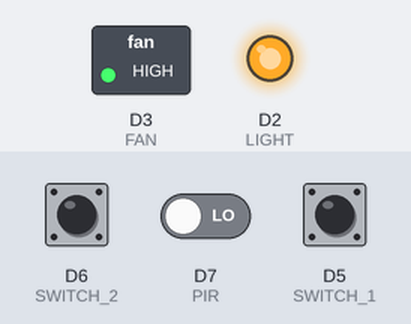
A sketch run on a simulated ESP8266 (NodeMCU). On the bench: switched loads named in the sketch (green lamp = pin HIGH), output pins drawn as LEDs (lit = HIGH). Inputs (shaded band) come from the test bench; at power-on: D6 (SWITCH_2) HIGH, D5 (SWITCH_1) HIGH, D7 (PIR) LOW. WiFi joins after 1.5 s; servers stay silent unless stated; uploads are accepted with an empty reply; what the sketch prints to the serial monitor is not drawn.

Above: at 8.4 s.
8.5 s: D6 (SWITCH_2) pulled LOW for 0.15 s
At 8.62 s:
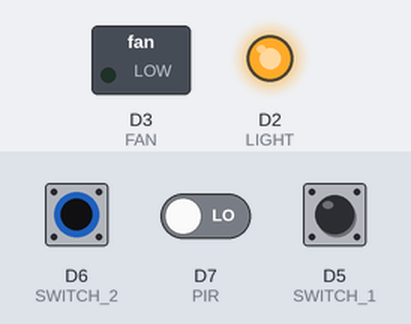
10.2 s: D5 (SWITCH_1) pulled LOW for 0.15 s
At 10.32 s:
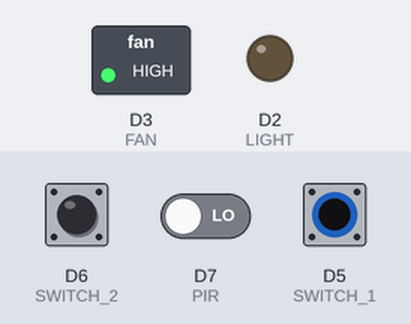
11.9 s: D5 (SWITCH_1) pulled LOW for 3.2 s
At 15.9 s:
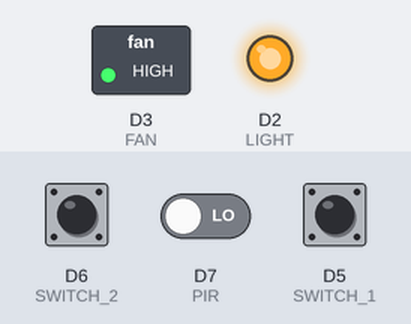
16.6 s: D6 (SWITCH_2) pulled LOW for 3.2 s
At 17.0 s:
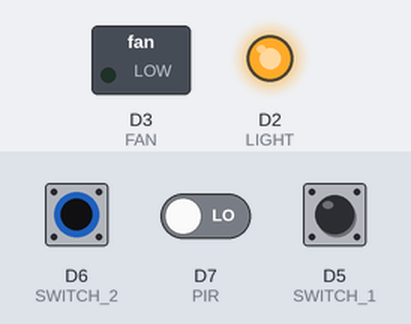
Timing chart, 0 to 21.3 s (numbered marks = the images above; inputs shaded):
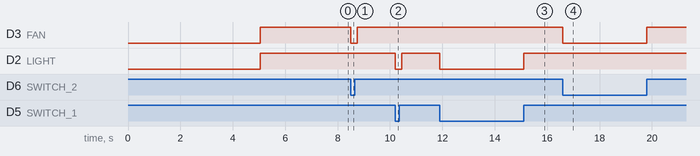

The sketch:

HomeAutomation-Blynk-SwitchControl-PIRMotionSensor.ino
```cpp
#include <ESP8266WiFi.h>
#include <ESP8266mDNS.h>
#define BLYNK_PRINT Serial
#include <ESP8266HTTPClient.h>
#include <BlynkSimpleEsp8266.h>

char auth[] = "XXXXXXXXXXXXXXXXXXXXXXXXXXXXXXX";

const char* ssid = "WIFI NAME";
const char* password = "WIFI PASSWORD";

#define SWITCH_1 D5
#define SWITCH_2 D6
#define LIGHT D2
#define FAN D3
#define PIR D7

int switch_ON_Flag1_previous_II = 1;
int switch_ON_Flag1_previous_I = 0;

int switch_ON_Flag2_previous_II = 1;
int switch_ON_Flag2_previous_I = 0;

int calibrationTime = 5;
long unsigned int lowIn;
long unsigned int pause = 5000;
boolean lockLow = true;
boolean takeLowTime;

HTTPClient http;

void turnoff(int deviceno)  {
    char offcommand[] = "[\"1\"]";
    if (deviceno==1)
      http.begin("http://188.166.206.43/XXXXXXXXXXXXXXXXXXXXXXXXXXXXXXX/update/D4");
    else
      http.begin("http://188.166.206.43/XXXXXXXXXXXXXXXXXXXXXXXXXXXXXXX/update/D0");
    http.addHeader("Content-Type", "application/json");
    int httpResponseCode = http.PUT(offcommand);
  }

void turnon(int deviceno)  {
  char offcommand[] = "[\"0\"]";
  if (deviceno==1)
    http.begin("http://188.166.206.43/XXXXXXXXXXXXXXXXXXXXXXXXXXXXXXX/update/D4");
  else
    http.begin("http://188.166.206.43/XXXXXXXXXXXXXXXXXXXXXXXXXXXXXXX/update/D0");
  http.addHeader("Content-Type", "application/json");
  int httpResponseCode = http.PUT(offcommand);
  http.end();
}

void Call_WiFiSetup() {
  int interval = 1000;
  int previousMillis = 0;
  Serial.print("Wait for WiFi... ");
  while (WiFi.status() != WL_CONNECTED) {
    if (WiFi.status() == WL_CONNECTED)
      break;
    unsigned long currentMillis = millis();
    if (currentMillis - previousMillis >= interval) {
      previousMillis = currentMillis;
      Call_ManualAutomation();
    }
  }
  if (digitalRead(SWITCH_1) == LOW){
    turnon(1);
  }
  else{
    turnoff(1);
  }
  if (digitalRead(SWITCH_2) == LOW){
    turnon(2);
  }
  else{
    turnoff(2);
  }
}

void Call_ManualAutomation() {
  Serial.println("Manual Automation");
    digitalWrite(LIGHT, digitalRead(SWITCH_1));
    delay(1);
    digitalWrite(FAN, digitalRead(SWITCH_2));
    delay(1);
}

void Call_SwitchControl() {
  if (digitalRead(SWITCH_1) == LOW)
  {
    if (switch_ON_Flag1_previous_I == 0 )
    {
      digitalWrite(LIGHT, LOW);
      turnon(1);
      delay(50);
      switch_ON_Flag1_previous_I = 1;
      switch_ON_Flag1_previous_II = 1;
    }
  }
  if (digitalRead(SWITCH_1) == HIGH )
  {
    if (switch_ON_Flag1_previous_II == 1)
    {
      digitalWrite(LIGHT, HIGH);
      turnoff(1);
      delay(50);
      switch_ON_Flag1_previous_II = 0;
      switch_ON_Flag1_previous_I = 0;
    }
  }
  /*********************************************************************/
  if (digitalRead(SWITCH_2) == LOW)
  {
    if (switch_ON_Flag2_previous_I == 0)
    {
      digitalWrite(FAN, LOW);
      turnon(2);
      delay(50);
      switch_ON_Flag2_previous_II = 1;
      switch_ON_Flag2_previous_I = 1;
    }
  }
  if (digitalRead(SWITCH_2) == HIGH)
  {
    if (switch_ON_Flag2_previous_II  == 1)
    {
      digitalWrite(FAN, HIGH);
      turnoff(2);
      delay(50);
      switch_ON_Flag2_previous_II = 0;
      switch_ON_Flag2_previous_I = 0;
    }
  }
}

void checkMotion(){
  if(digitalRead(PIR) == HIGH){
       if(lockLow){
         lockLow = false;
         delay(50);
         }
         takeLowTime = true;
       }

     if(digitalRead(PIR) == LOW){
       if(takeLowTime){
        lowIn = millis();          //save the time of the transition from high to LOW
        takeLowTime = false;       //make sure this is only done at the start of a LOW phase
        }
       if(!lockLow && millis() - lowIn > pause){
           lockLow = true;
           Serial.println("No Motion Detected - Turning off all Devices");
           digitalWrite(LIGHT, HIGH);
           digitalWrite(FAN, HIGH);
           if (WiFi.status() == WL_CONNECTED) {
            turnoff(1);
            turnoff(2);
           }
           delay(50);
           }
       }
}

void setup() {
  Serial.begin(115200);
  pinMode(LIGHT, OUTPUT);
  pinMode(FAN, OUTPUT);
  pinMode(SWITCH_1, INPUT);
  pinMode(SWITCH_2, INPUT);
  pinMode(PIR, INPUT);
  digitalWrite(PIR, LOW);

  Serial.print("calibrating sensor ");
    for(int i = 0; i < calibrationTime; i++){
      Serial.print(".");
      delay(1000);
      }
    Serial.println(" done");
    Serial.println("SENSOR ACTIVE");
    delay(50);

  WiFi.begin(ssid, password);
  Call_WiFiSetup();

  // Setup Blynk
  Blynk.config(auth);
  while (Blynk.connect() == false) {
  }
}

void loop() {
  if (WiFi.status() != WL_CONNECTED) {
    Call_WiFiSetup();
  }
  Call_SwitchControl();
  checkMotion();
  Blynk.run();
  delay(1);

}
```

Measured:
- after the input at 8.5 s, D3 (FAN): HIGH → LOW at once, → HIGH 0.25 s later
- after the input at 10.2 s, D2 (LIGHT): HIGH → LOW at once, → HIGH 0.25 s later
- after the input at 11.9 s, D2 (LIGHT): HIGH → LOW at once, → HIGH 3.2 s later
- after the input at 16.6 s, D3 (FAN): HIGH → LOW at once, → HIGH 3.2 s later
